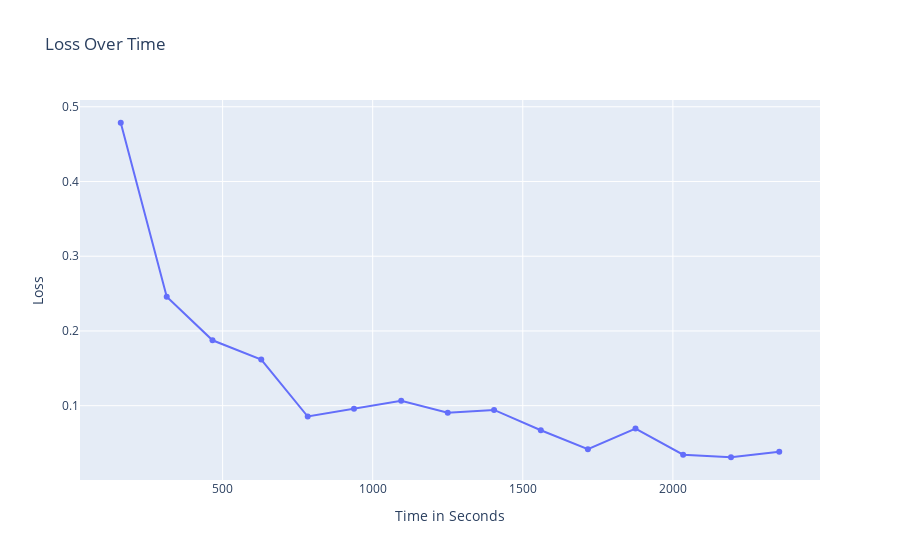

The notebook cell this image was saved under:
### Markdown cell above
### Create line graph for modified model run with using epoch of 15 and 300 images (test):

### Code cell
df = pd.DataFrame(dict(
    x = [160.6494,313.8201,466.3461,628.6985,783.4884,937.5789,1094.9198,1249.9527,1404.3059,1560.0752,1716.8497,1875.5020,2034.1293,2193.6119,2354.3475],
    y = [0.4786,0.2458,0.1875,0.1617, 0.0855, 0.0958, 0.1067, 0.0907, 0.0943, 0.0671, 0.0418, 0.0694, 0.0344, 0.0310, 0.0385,]

))

fig = px.line(df, x="x", y="y", title="Loss Over Time",
             labels = {
                 "x": "Time in Seconds",
                 "y": "Loss"
             }) 
fig.update_traces(mode = "markers+lines")
fig.show()

### Figure 1 — Plotly figure (JSON) as saved in the notebook; plotly's stock layout.template omitted (floating-point values rounded to 4 significant figures)
{"data": [{"hovertemplate": "Time in Seconds=%{x}<br>Loss=%{y}<extra></extra>", "legendgroup": "", "line": {"color": "#636efa", "dash": "solid"}, "mode": "markers+lines", "name": "", "orientation": "v", "showlegend": false, "type": "scatter", "x": [160.6, 313.8, 466.3, 628.7, 783.5, 937.6, 1095.0, 1250.0, 1404.0, 1560.0, 1717.0, 1876.0, 2034.0, 2194.0, 2354.0], "xaxis": "x", "y": [0.4786, 0.2458, 0.1875, 0.1617, 0.0855, 0.0958, 0.1067, 0.0907, 0.0943, 0.0671, 0.0418, 0.0694, 0.0344, 0.031, 0.0385], "yaxis": "y"}], "layout": {"legend": {"tracegroupgap": 0}, "title": {"text": "Loss Over Time"}, "xaxis": {"anchor": "y", "domain": [0, 1], "title": {"text": "Time in Seconds"}}, "yaxis": {"anchor": "x", "domain": [0, 1], "title": {"text": "Loss"}}}}
